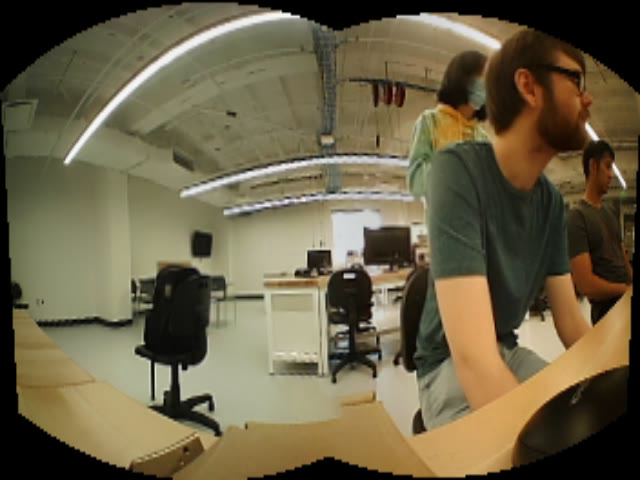
#> input picture frame 3 of software/test_stitched_vid.avi, 640 x 480 px, given in place of the camera
$ python test_runner.py
#> lines starting #> are read from the running program, lines starting #| are printed output that depends on the picture
### software/performance_testing/CameraSystemClass.py
import cv2 as cv
import numpy as np
import matplotlib.pyplot as plt

class CameraSystem:
    cameras = []
    cameraIndexList = None
    homographyMatrix = None
    overlapAmount = 56
    homographyMatrix = []


    def __init__(self, cameraIndexList=[], compressCameraFeed=True):
        # cameraIndexList is either a range or a list of the camera indices

        self.cameraIndexList = list(cameraIndexList)

        for i in cameraIndexList:
            camera = cv.VideoCapture(f'/dev/camera{i}')
            if not camera.isOpened():
                print(f"Cannot open camera {i}")
                raise Exception(f"Unable to open camera {i}")

            if compressCameraFeed:
                camera.set(cv.CAP_PROP_FPS, 15)
                camera.set(cv.CAP_PROP_FRAME_WIDTH, 320)
                camera.set(cv.CAP_PROP_FRAME_HEIGHT, 240)
                camera.set(cv.CAP_PROP_FOURCC, cv.VideoWriter_fourcc('M', 'J', 'P', 'G')) # what does this do?

            self.cameras.append(camera)

    def __del__(self):
        for camera in self.cameras:
            camera.release()

    def captureCameraImages(self, newResizedDimensions = None, interpolationType = cv.INTER_LINEAR):
        # newDimensions is a tuple - (newheight, newWidth)
        # interpolationType is only used if newDimensions is set
        # returns None if error, camera frames otherwise

#> called with interpolationType = 1
        frames = []
        for i, camera in enumerate(self.cameras):
            ret, frame = camera.read()
            if not ret:
                print(f"Can't receive frame from camera {i}")
                return None

            if newResizedDimensions and len(newResizedDimensions) == 2:
                frame = cv.resize(frame, dsize=newResizedDimensions, interpolation=interpolationType)

            frames.append(frame)
#> this loop made 3 passes
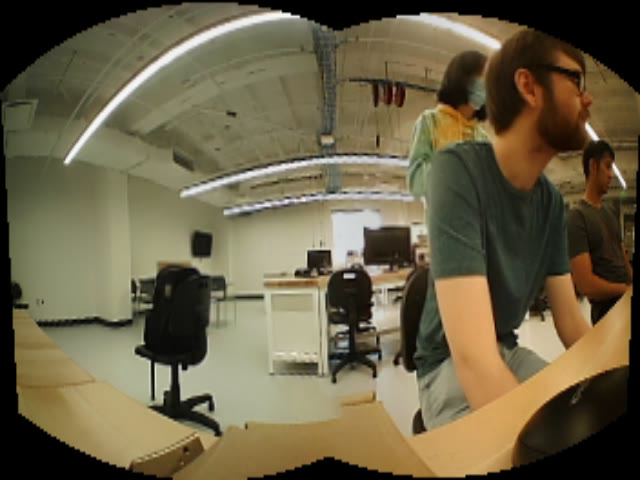
#> input picture frame 3 of software/test_stitched_vid.avi, 640 x 480 px, given in place of the camera
#> after the loop, frames = 3 items

        return frames

    # [5 lines left out: function writeFramesToFile, not called in this run]

    def readFramesFromFiles(self, fileNames, basePath=""):
        return [cv.imread(basePath + name) for name in fileNames]

    # [56 lines left out: functions reorderCams, _findKPandDesSingle, _findKPandDesMultiple, matchDescriptors, findHomographyFromMatched, homographyStitch, not called in this run]

    def tripleHomographyStitch(self, imgL, imgM, imgR, Hl, Hr):
        dstRight = cv.warpPerspective(imgR,Hr,((imgM.shape[1] + imgR.shape[1]), imgR.shape[0])) # warp the first image
        dstRight[0:imgM.shape[0], 0:imgM.shape[1]] = imgM #plop the second down

        imgL = np.flip(imgL,1)
        imgM = np.flip(imgM,1)
        dstLeft = cv.warpPerspective(imgL,Hl,((imgM.shape[1] + imgL.shape[1]), imgL.shape[0])) # warp the first image
        dstLeft[0:imgM.shape[0], 0:imgM.shape[1]] = imgM #plop the second down
        dstLeft = np.flip(dstLeft,1)

        height = dstLeft.shape[0]
        width = imgL.shape[1] + imgM.shape[1] + imgR.shape[1]
        stitch = np.zeros((height, width, 3), dtype="uint8")
        stitch[0:height, 0:dstLeft.shape[1]] = dstLeft
        stitch[0:height, imgL.shape[1]:] = dstRight

        return stitch

    # [21 lines left out: functions overlapStitch, saveHomographyToFile, not called in this run]

    def openHomographyFile(self, fileName : str = "savedHomographyMatrix.npy"):
        """
        Open a homography matrix file, returns a list of each homography matrix
        """
        return list(np.load(fileName))

    def displayFrameMatplotlib(self, frame):
        plt.imshow(frame)
        plt.show()

    # [45 lines left out: functions calibrateMatrix, calibrateMatrixTriple, fishEyeTransform, drawMatches, not called in this run]


# [22 lines that do not run on import are left out]


    # [45 lines of commented-out code are left out]

### software/performance_testing/test_runner.py
import time
import argparse
import os
import sys
import csv
from CameraSystemClass import CameraSystem
import cv2 as cv
import imutils
import numpy as np

import random

# load our packages / code
sys.path.insert(1, '../common/')
# import open_camera

if __name__ == '__main__' :
  # Adding the formatter class will inform users of default values when using -help
  parser = argparse.ArgumentParser(description='Stitching functionality test with variable camera range and timing', formatter_class=argparse.ArgumentDefaultsHelpFormatter)
  parser.add_argument('-c', '--cameras', type=int, default=3,
    help='Specify the amount of cameras')
  parser.add_argument('-d', '--duration', type=int, default=30,
    help='Specify the duration in seconds to run the test')
  parser.add_argument('-s', '--stitcher', type=int, default=1, # Stitcher argument. We're using another stitcher for comparison right? I don't know what to put for the 2nd option so I left it as 'other'
    help='Specify stitcher mode. 0 for OpenCV, 1 for Homography, 2 for Other') # Shifting for other?
  parser.add_argument('-i', '--image', action='store_true', default=False,
    help='Flag to take one image')
  parser.add_argument('-n', '--name', type=str, default='current time',
    help='Specify a name for the created log')

  args = parser.parse_args()
  duration = args.duration

  dirname = os.path.dirname(__file__)
  if (args.name == 'current time'):
    name = time.strftime("%Y-%m-%d_%H.%M.%S")
  else:
    name = args.name
  log_name = os.path.join(dirname, f'logs/{name}.csv')
  image_dir = os.path.join(dirname, f'logs')

  # Will have to a similar if statement when selecting stitcher once stitching is integrated.
  if (args.stitcher == 0):
    algo = 'OpenCV'
  elif (args.stitcher == 1):
    algo = 'Homography'
  else:
    algo = 'Other'
  num_cameras = args.cameras
  #run_test(duration, log_name, algo, args.cameras)
  with open(log_name, "w", newline='') as csv_file:
    writer = csv.writer(csv_file, delimiter=',')
    writer.writerow([f"Duration: {duration}", f"Cameras: {num_cameras}", f"Stitching Algorithm: {algo}"])

    fieldnames = ['Start Time', 'End Time', 'Status']
    writer.writerow(fieldnames)

    cam = CameraSystem([0,1,2])
    frames = cam.captureCameraImages()
#> frames = 3 items
    Hl, Hr = cam.openHomographyFile('savedHomographyMatrix_test.npy')
#> (reads software/performance_testing/savedHomographyMatrix_test.npy from the repository)

    #Hl, Hr = cam.calibrateMatrixTriple(frames[0], frames[1], frames[2])
    if Hl is None or Hr is None:
        print('could not find homography')
        exit()

    # take 1 image

    stitched = cam.tripleHomographyStitch(frames[0], frames[1], frames[2],  Hl, Hr)
#> in tripleHomographyStitch, imgR is the input picture: shape (480, 640, 3); mean B, G, R 71.1, 97.5, 107.5
#> in tripleHomographyStitch, `stitch[0:height, imgL.shape[1]:] = dstRight`:
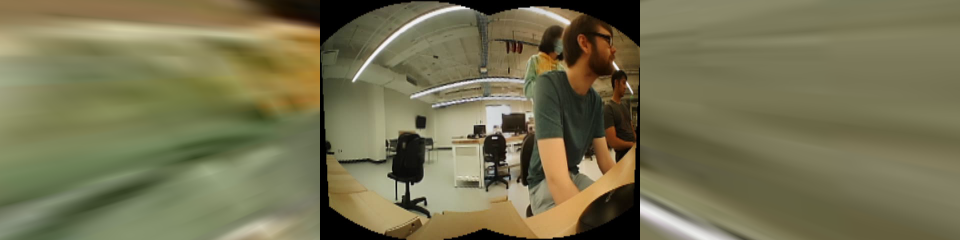
#> stitch: shape (480, 1920, 3) (shown at 1/2 size); mean of channels 0, 1, 2 81.1, 113.6, 117.6; drawn as B, G, R
    for i, frame in enumerate(frames):
        cv.imwrite(f"{name}_frame{i}.jpg",frame)
    cv.imwrite(f"{name}_stitched.jpg",stitched)

    #cameras = []
    #frames = []


    print(f"Running for {duration} seconds")
    print('Logging to', log_name)

    end_time = int(time.time())+duration


    while(int(time.time())<=end_time):
        frames = cam.captureCameraImages()
        start = time.perf_counter()
        stitched = cam.tripleHomographyStitch(frames[0], frames[1], frames[2],  Hl, Hr)
        end = time.perf_counter()
        writer.writerow([start, end, 0])

    print('Program end')

    exit()

    # ///////// OpenCV
    if (algo == 'OpenCV'):
#      cameras = []
      for i in range(num_cameras):
        camera = cv.VideoCapture("/dev/video"+str(i))
        # [4 lines of commented-out code are left out]
        cameras.append(camera)
      for i, camera in enumerate(cameras):
        if not camera.isOpened():
          print(f"Cannot open camera {i}")
          exit()
      stitcher = cv.createStitcher() if imutils.is_cv3() else cv.Stitcher_create()

    # ///////// Homography (Based on sampleStitch.py, commit on 9/25)
    elif (algo == 'Homography'):
      #camArray = list(range(0,num_cameras))
      #cam = CameraSystem(camArray,compressCameraFeed=False)
      cam = CameraSystem([0,1,2],compressCameraFeed=False)
      # [5 lines of commented-out code are left out]
      Hl, Hr = cam.openHomographyFile('savedHomographyMatrix_perm.npy')
      print(Hl.shape, Hr.shape)

    print('Opened Cameras')
    print('Taking 1 image')

    s = 1
    while s != 0:
        frames = []
        for i, camera in enumerate(cameras):
            status, frame = camera.read()
            frames.append(frame)
        try:
            s, stitch = stitcher.stitch(frames)
            if s == 0:
                print('successfully took a stitched image')
                for i, frame in enumerate(frames):
                    cv.imwrite(f"{name}_frame{i}.jpg",frame)
                cv.imwrite(f"{name}_stitched.jpg",stitch)
            else:
                print('unsuccessful')
        except:
            print()
    print(f"Running for {duration} seconds")
    print('Logging to', log_name)

    end_time = int(time.time())+duration


    while(int(time.time())<=end_time):
        frames = []
        for i, camera in enumerate(cameras):
            status, frame = camera.read()
            frames.append(frame)
            cv.imshow(f"Image{i}",frame)

        try:
            start = time.perf_counter()
            (status, stitched) = stitcher.stitch(frames)
            end = time.perf_counter()
            writer.writerow([start, end, status])

            if status == 0:
                print('successful')
                cv.imshow('stitch', stitched)
            else:
                print('unsuccessful')
        except:
            print()
    print('Program stop')
    exit()

    # ///// Start loop
    while(int(time.time())<=end_time):
      if (algo == 'Homography'):
        frames = cam.captureCameraImages()
        print(len(frames))
        start = time.perf_counter()
        stitched = cam.tripleHomographyStitch(frames[0], frames[1], frames[2],  Hl, Hr)
        end = time.perf_counter()
        writer.writerow([start, end, 0])
        # [5 lines of commented-out code are left out]

      if (algo == 'OpenCV'):
        frames = []
        for camera in cameras:
          ret, frame = camera.read()

          if not ret:
            print(f"Can't receive frame (stream end?). Exiting ...")
            break
        start = time.perf_counter()
        (status, stitched) = stitcher.stitch(frames)
        end = time.perf_counter()
        writer.writerow([start, end, status])
        print('log')


  if algo == 'OpenCV':
      for camera in cameras:
          camera.release()
  print('Program stop')
